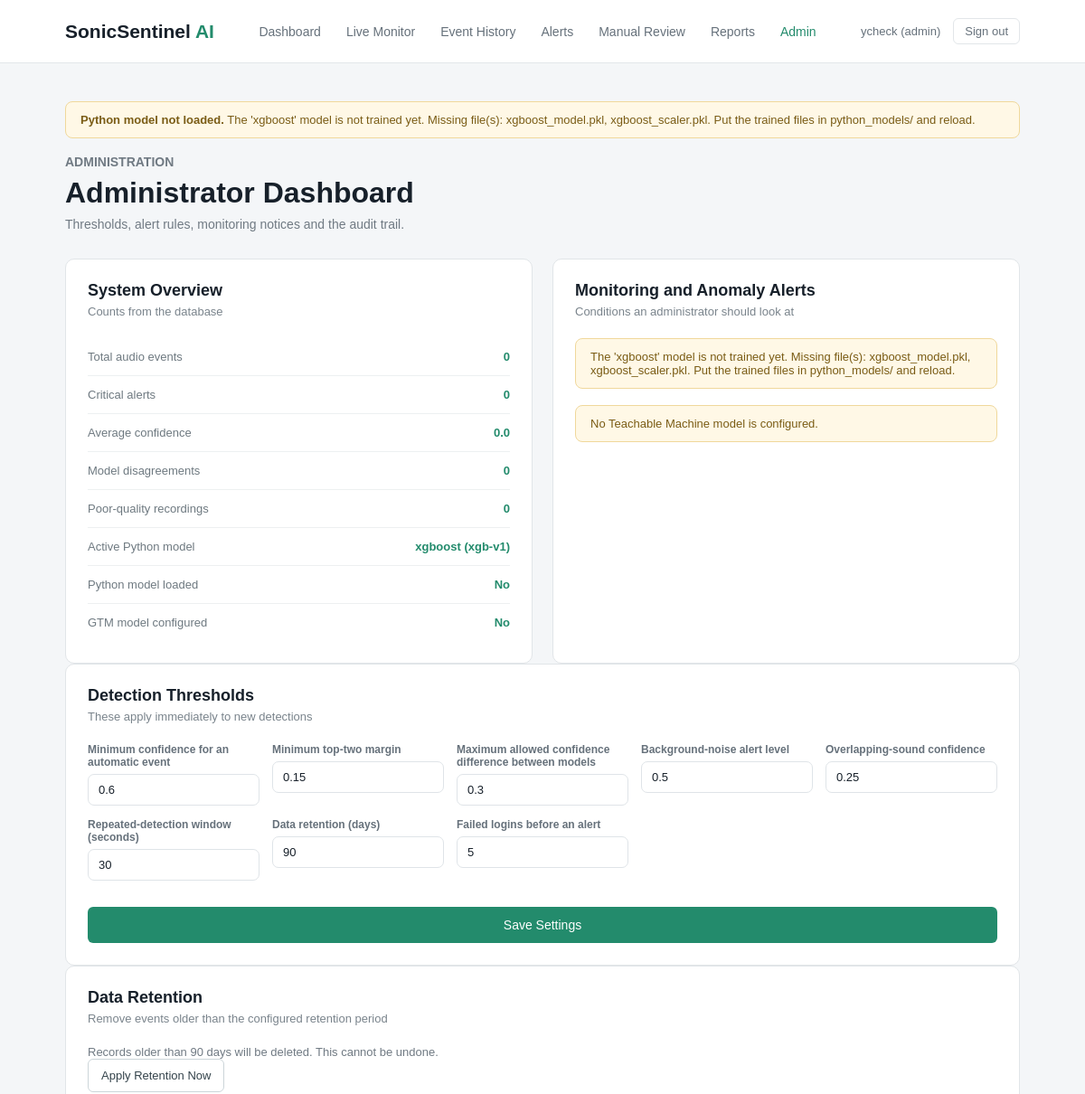
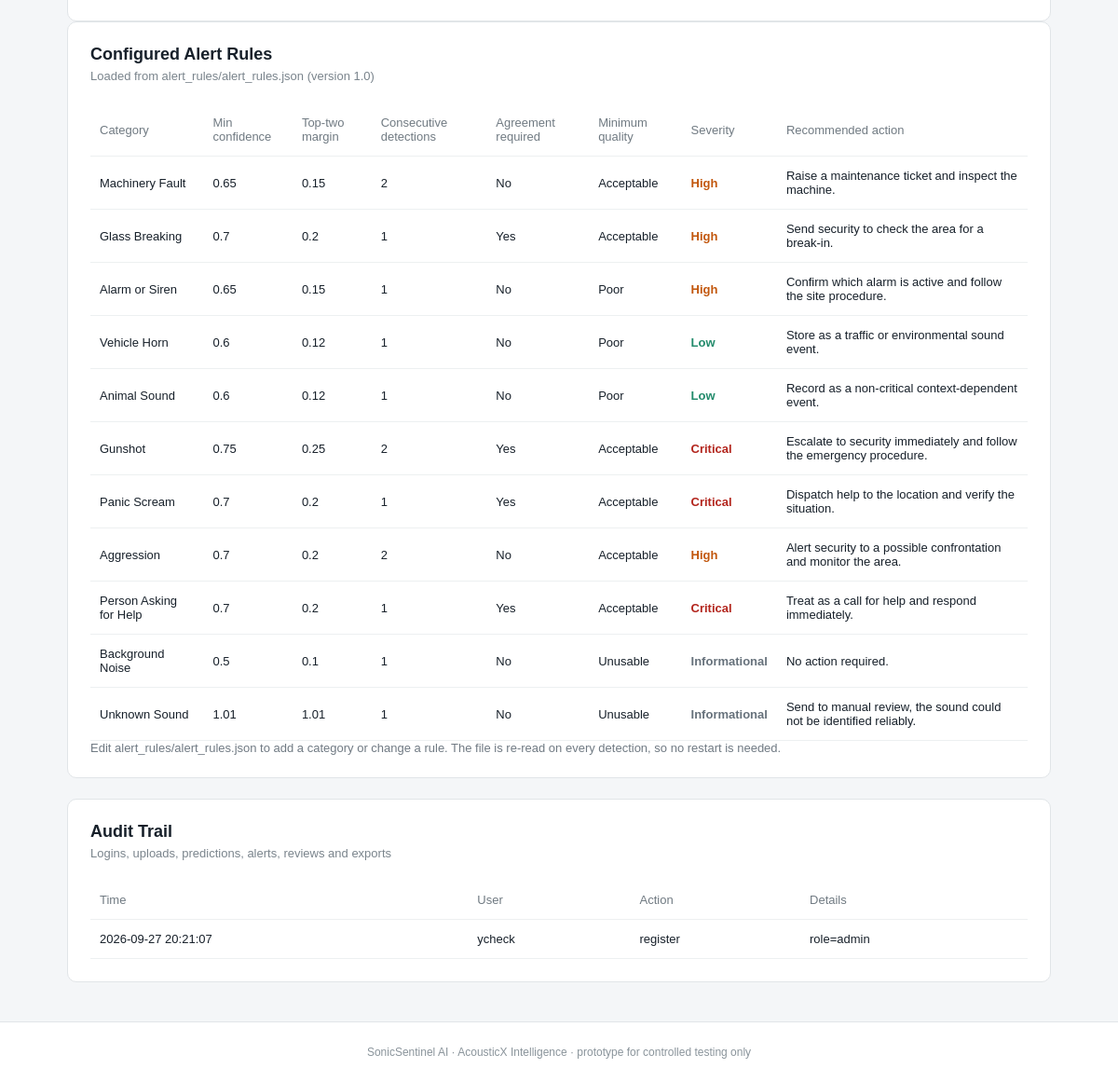
The page /admin (signed in) on the database its author committed (2 pictures, top to bottom).
### tables this page shows
CREATE TABLE users (
        user_id INTEGER PRIMARY KEY,
        username TEXT NOT NULL UNIQUE,
        password_hash TEXT NOT NULL,
        role TEXT NOT NULL
            CHECK (role IN ('user', 'reviewer', 'operator', 'maintenance', 'admin')),
        full_name TEXT,
        email TEXT,
        created_at TEXT NOT NULL DEFAULT CURRENT_TIMESTAMP
    );

CREATE TABLE audit_log (
        audit_id INTEGER PRIMARY KEY,
        user_id INTEGER,
        action_type TEXT NOT NULL,
        details TEXT,
        created_at TEXT NOT NULL DEFAULT CURRENT_TIMESTAMP,

        FOREIGN KEY (user_id) REFERENCES users(user_id)
    );

### app.py (the view, shortened to what this page needs)
@app.route("/admin", methods=["GET", "POST"])
def admin():
    user = current_user()
    if user is None:
        return redirect(url_for("login"))
    message = None
    error_message = None
    context = page_context()
    context["user"] = user
    return render_template(
        "admin.html",
        settings=database.get_settings(),
        rules=rules.load_rules(),
        audit_log=database.get_audit_log(40),
        anomalies=find_anomalies(),
        stats=database.get_statistics(),
        message=message,
        error_message=error_message,
        **context,
    )

### app.py (called while the page is built)
def current_user():
    user_id = session.get("user_id")
    if not user_id:
        return None
    return database.get_user(user_id)

def has_role(user, allowed_roles):
    if user is None:
        return False
    return user["role"] in allowed_roles

def gtm_ready():
    model_file = os.path.join("gtm_model", "model.json")
    return bool(GTM_MODEL_URL) or os.path.exists(model_file)

def gtm_info():
    source = GTM_MODEL_URL or "/gtm_model/"
    return {
        "ready": gtm_ready(),
        "source": source,
        "version": GTM_MODEL_VERSION,
        "message": (
            "The Teachable Machine model is loaded in the browser."
            if gtm_ready()
            else "No GTM model found. Export your Teachable Machine audio project as "
            "TensorFlow.js into gtm_model/, or set the GTM_MODEL_URL environment variable."
        ),
    }

def page_context():
    user = current_user()
    return {
        "user": user,
        "classes": CLASSES,
        "class_names": {name: display_name(name) for name in CLASSES},
        "severities": ["Informational", "Low", "Medium", "High", "Critical"],
        "qualities": ["Good", "Acceptable", "Poor", "Unusable"],
        "statuses": EVENT_STATUSES,
        "model_status": python_model.model_status(),
        "gtm": gtm_info(),
    }

### config/config.py (called while the page is built)
def display_name(class_id):
    return CLASS_NAMES.get(class_id, class_id)

def active_model_config():
    return PYTHON_MODELS[ACTIVE_PYTHON_MODEL]

### database/database.py (called while the page is built)
def get_connection():
    connection = sqlite3.connect(DB_PATH)
    connection.row_factory = sqlite3.Row
    connection.execute("PRAGMA foreign_keys = ON")
    return connection

def get_settings():
    connection = get_connection()
    rows = connection.execute("SELECT name, value FROM settings").fetchall()
    connection.close()
    settings = dict(DEFAULT_SETTINGS)
    for row in rows:
        try:
            settings[row["name"]] = json.loads(row["value"])
        except ValueError:
            pass
    return settings

def get_user(user_id):
    connection = get_connection()
    row = connection.execute(
        "SELECT * FROM users WHERE user_id = ?", (user_id,)
    ).fetchone()
    connection.close()
    return row

### templates/admin.html (shortened to what this page needs)
{% extends "base.html" %}
{% set active_page = 'admin' %}
{% block content %}
<section class="page-heading">
    <div>
        <p class="small-title">ADMINISTRATION</p>
        <h1>Administrator Dashboard</h1>
        <p>Thresholds, alert rules, monitoring notices and the audit trail.</p>
    </div>
</section>
<section class="bottom-grid">
    <div class="card metrics-card">
        <div class="card-heading">
            <div>
                <h2>System Overview</h2>
                <p>Counts from the database</p>
            </div>
        </div>
        <div class="metric-row"><span>Total audio events</span><strong>{{ stats.total_detections }}</strong></div>
        <div class="metric-row"><span>Critical alerts</span><strong>{{ stats.critical_alerts }}</strong></div>
        <div class="metric-row"><span>Average confidence</span><strong>{{ stats.average_confidence }}</strong></div>
        <div class="metric-row"><span>Model disagreements</span><strong>{{ stats.disagreements }}</strong></div>
        <div class="metric-row"><span>Poor-quality recordings</span><strong>{{ stats.poor_quality }}</strong></div>
        <div class="metric-row"><span>Active Python model</span><strong>{{ model_status.name }} ({{ model_status.version }})</strong></div>
        <div class="metric-row"><span>Python model loaded</span><strong>{{ 'Yes' if model_status.available else 'No' }}</strong></div>
        <div class="metric-row"><span>GTM model configured</span><strong>{{ 'Yes' if gtm.ready else 'No' }}</strong></div>
    </div>
    <div class="card metrics-card">
        <div class="card-heading">
            <div>
                <h2>Monitoring and Anomaly Alerts</h2>
                <p>Conditions an administrator should look at</p>
            </div>
        </div>
        {% for notice in anomalies %}
        <div class="notice-box">{{ notice }}</div>
        {% else %}
        <p class="muted">Nothing unusual to report.</p>
        {% endfor %}
    </div>
</section>
<section class="card">
    <div class="card-heading">
        <div>
            <h2>Detection Thresholds</h2>
            <p>These apply immediately to new detections</p>
        </div>
    </div>
    <form method="POST" class="filter-form">
        <label>Minimum confidence for an automatic event
            <input type="number" name="min_confidence" step="0.01" min="0" max="1"
                   value="{{ settings.min_confidence }}">
        </label>
        <label>Minimum top-two margin
            <input type="number" name="top_two_margin" step="0.01" min="0" max="1"
                   value="{{ settings.top_two_margin }}">
        </label>
        <label>Maximum allowed confidence difference between models
            <input type="number" name="max_confidence_difference" step="0.01" min="0" max="1"
                   value="{{ settings.max_confidence_difference }}">
        </label>
        <label>Background-noise alert level
            <input type="number" name="noise_alert_level" step="0.01" min="0" max="1"
                   value="{{ settings.noise_alert_level }}">
        </label>
        <label>Overlapping-sound confidence
            <input type="number" name="overlap_confidence" step="0.01" min="0" max="1"
                   value="{{ settings.overlap_confidence }}">
        </label>
        <label>Repeated-detection window (seconds)
            <input type="number" name="repeated_detection_window_sec" min="1"
                   value="{{ settings.repeated_detection_window_sec }}">
        </label>
        <label>Data retention (days)
            <input type="number" name="retention_days" min="1" value="{{ settings.retention_days }}">
        </label>
        <label>Failed logins before an alert
            <input type="number" name="failed_login_alert_count" min="1"
                   value="{{ settings.failed_login_alert_count }}">
        </label>
        <div class="filter-buttons">
            <button type="submit" class="main-button small-button">Save Settings</button>
        </div>
    </form>
</section>
<section class="card">
    <div class="card-heading">
        <div>
            <h2>Data Retention</h2>
            <p>Remove events older than the configured retention period</p>
        </div>
    </div>
    <form method="POST">
        <p class="muted">
            Records older than {{ settings.retention_days }} days will be deleted. This cannot be undone.
        </p>
        <button type="submit" class="secondary-button">Apply Retention Now</button>
    </form>
</section>
<section class="card">
    <div class="card-heading">
        <div>
            <h2>Configured Alert Rules</h2>
            <p>Loaded from alert_rules/alert_rules.json (version {{ rules.rules_version }})</p>
        </div>
    </div>
    <div class="table-wrapper">
        <table>
            <thead>
                <tr>
                    <th>Category</th>
                    <th>Min confidence</th>
                    <th>Top-two margin</th>
                    <th>Consecutive detections</th>
                    <th>Agreement required</th>
                    <th>Minimum quality</th>
                    <th>Severity</th>
                    <th>Recommended action</th>
                </tr>
            </thead>
            <tbody>
                {% for name, rule in rules.classes.items() %}
                <tr>
                    <td>{{ display_name(name) }}</td>
                    <td>{{ rule.min_confidence }}</td>
                    <td>{{ rule.top_two_margin }}</td>
                    <td>{{ rule.required_consecutive_detections }}</td>
                    <td>{{ 'Yes' if rule.require_model_agreement else 'No' }}</td>
                    <td>{{ rule.minimum_quality }}</td>
                    <td><span class="severity-{{ rule.severity|lower }}">{{ rule.severity }}</span></td>
                    <td>{{ rule.recommended_action }}</td>
                </tr>
                {% endfor %}
            </tbody>
        </table>
    </div>
    <p class="muted">
        Edit alert_rules/alert_rules.json to add a category or change a rule. The file is
        re-read on every detection, so no restart is needed.
    </p>
</section>
<section class="card events-card">
    <div class="card-heading">
        <div>
            <h2>Audit Trail</h2>
            <p>Logins, uploads, predictions, alerts, reviews and exports</p>
        </div>
    </div>
    <div class="table-wrapper">
        <table>
            <thead>
                <tr><th>Time</th><th>User</th><th>Action</th><th>Details</th></tr>
            </thead>
            <tbody>
                {% for row in audit_log %}
                <tr>
                    <td>{{ row['created_at'] }}</td>
                    <td>{{ row['username'] or 'anonymous' }}</td>
                    <td>{{ row['action_type'] }}</td>
                    <td>{{ row['details'] or '—' }}</td>
                </tr>
                {% else %}
                <tr><td colspan="4" class="muted">Nothing recorded yet.</td></tr>
                {% endfor %}
            </tbody>
        </table>
    </div>
</section>
{% endblock %}

### templates/base.html (shortened to what this page needs)
<!DOCTYPE html>
<html lang="en">
<head>
    <link rel="stylesheet" href="{{ url_for('static', filename='style.css') }}">
</head>
<body>
<header class="navbar">
    <div class="logo">
        SonicSentinel <span>AI</span>
    </div>
    {% if user %}
    <nav>
        <a href="{{ url_for('dashboard') }}" class="{% if active_page == 'dashboard' %}active{% endif %}">Dashboard</a>
        <a href="{{ url_for('live') }}" class="{% if active_page == 'live' %}active{% endif %}">Live Monitor</a>
        <a href="{{ url_for('event_history') }}" class="{% if active_page == 'history' %}active{% endif %}">Event History</a>
        <a href="{{ url_for('alerts') }}" class="{% if active_page == 'alerts' %}active{% endif %}">Alerts</a>
        <a href="{{ url_for('manual_review') }}" class="{% if active_page == 'review' %}active{% endif %}">Manual Review</a>
        <a href="{{ url_for('reports') }}" class="{% if active_page == 'reports' %}active{% endif %}">Reports</a>
        {% if user['role'] == 'admin' %}
        <a href="{{ url_for('admin') }}" class="{% if active_page == 'admin' %}active{% endif %}">Admin</a>
        {% endif %}
    </nav>
    <div class="user-box">
        <a href="{{ url_for('profile') }}">{{ user['username'] }} ({{ user['role'] }})</a>
        <a href="{{ url_for('logout') }}" class="logout-link">Sign out</a>
    </div>
    {% endif %}
</header>
<main class="container">
    {% if model_status and not model_status.available %}
    <div class="notice-box">
        <strong>Python model not loaded.</strong> {{ model_status.message }}
    </div>
    {% endif %}
    {% block content %}{% endblock %}
</main>
<footer>
    <p>SonicSentinel AI · AcousticX Intelligence · prototype for controlled testing only</p>
</footer>
</body>
</html>

### static/style.css (style rules this page uses)
* { margin: 0; padding: 0; box-sizing: border-box; }
body { font-family: Arial, sans-serif; background: #f4f6f8; color: #17202a; }
.navbar { height: 70px; background: #ffffff; border-bottom: 1px solid #e2e6e9; display: flex; align-items: center; justify-content: space-between; padding: 0 6%; }
.logo { font-size: 21px; font-weight: 700; }
.logo span { color: #238b6c; }
nav { display: flex; gap: 28px; }
nav a { text-decoration: none; color: #66717b; font-size: 14px; }
nav a:hover, nav a.active { color: #238b6c; }
.container { width: 88%; max-width: 1250px; margin: 0 auto; padding: 42px 0; }
.page-heading { display: flex; justify-content: space-between; align-items: center; margin-bottom: 30px; }
.small-title { color: #238b6c; font-size: 12px; font-weight: 700; margin-bottom: 8px; }
.page-heading h1 { font-size: 32px; margin-bottom: 8px; }
.page-heading p { color: #707a83; font-size: 14px; }
.card { background: #ffffff; border: 1px solid #e1e5e8; border-radius: 10px; padding: 24px; }
.card-heading { display: flex; align-items: flex-start; justify-content: space-between; margin-bottom: 22px; }
.card-heading h2 { font-size: 18px; margin-bottom: 5px; }
.card-heading p { color: #7a848c; font-size: 13px; }
.main-button { width: 100%; border: none; background: #238b6c; color: white; padding: 12px; border-radius: 6px; margin-top: 15px; font-size: 14px; cursor: pointer; }
.secondary-button { border: 1px solid #ccd5d9; background: #ffffff; color: #34434b; padding: 10px 14px; border-radius: 6px; font-size: 13px; cursor: pointer; }
.small-button { margin-top: 15px; }
.bottom-grid { display: grid; grid-template-columns: 1fr 1fr; gap: 22px; margin-top: 22px; }
.metric-row { display: flex; justify-content: space-between; padding: 13px 0; border-bottom: 1px solid #edf0f1; font-size: 13px; }
.metric-row:last-child { border-bottom: none; }
.metric-row span { color: #6e7980; }
.metric-row strong { color: #238b6c; }
.events-card { margin-top: 22px; }
.table-wrapper { overflow-x: auto; }
table { width: 100%; border-collapse: collapse; }
th, td { padding: 13px 10px; text-align: left; border-bottom: 1px solid #edf0f1; font-size: 13px; }
th { color: #707a82; font-weight: 500; }
footer { text-align: center; padding: 25px; color: #8a949b; font-size: 12px; border-top: 1px solid #e1e5e8; background: #ffffff; }
.user-box { display: flex; gap: 14px; align-items: center; font-size: 13px; }
.user-box a { color: #66717b; text-decoration: none; }
.logout-link { border: 1px solid #e2e6e9; padding: 6px 12px; border-radius: 6px; }
.notice-box { background: #fff8e6; border: 1px solid #f0d89b; color: #7a5c15; padding: 12px 16px; border-radius: 8px; font-size: 13px; margin-bottom: 18px; }
.muted { color: #707a83; font-size: 13px; }
.filter-form { display: grid; grid-template-columns: repeat(auto-fit, minmax(190px, 1fr)); gap: 14px; margin-top: 6px; }
.filter-form label, .review-form label, .auth-card label { display: block; font-size: 12px; color: #66717b; font-weight: 600; }
.filter-form input, .filter-form select, .review-form input, .review-form select, .auth-card input, .auth-card select { width: 100%; margin-top: 6px; padding: 9px 11px; border: 1px solid #dfe4e8; border-radius: 7px; font-size: 13px; font-family: inherit; background: #ffffff; color: #17202a; }
.filter-buttons { display: flex; gap: 10px; align-items: flex-end; grid-column: 1 / -1; }
.severity-critical { color: #b3261e; font-weight: 700; }
.severity-high { color: #c2570d; font-weight: 700; }
.severity-low { color: #238b6c; font-weight: 600; }
.severity-informational { color: #66717b; font-weight: 600; }

### rows shown on the page
users: username "ycheck", role "admin"
audit_log: created_at "2026-09-27 20:21:07", username "ycheck", action_type "register", details "role=admin"

### other values the page prints
{{ model_status.message }} "The 'xgboost' model is not trained yet. Missing file(s): xgboost_model.pkl, xgboost_scaler.pkl. Put the trained files in python_models/ and reload."
{{ stats.total_detections }} "0"
{{ stats.critical_alerts }} "0"
{{ stats.average_confidence }} "0.0"
{{ stats.disagreements }} "0"
{{ stats.poor_quality }} "0"
{{ model_status.name }} "xgboost"
{{ model_status.version }} "xgb-v1"
{{ 'Yes' if model_status.available else 'No' }} "No"
{{ 'Yes' if gtm.ready else 'No' }} "No"
{{ notice }} "The 'xgboost' model is not trained yet. Missing file(s): xgboost_model.pkl, xgboost_scaler.pkl. Put the trained files in python_models/ and reload." "No Teachable Machine model is configured."
{{ settings.retention_days }} "90"
{{ rules.rules_version }} "1.0"
{{ display_name(name) }} "Machinery Fault" "Glass Breaking" "Alarm or Siren" "Vehicle Horn" "Animal Sound" "Gunshot" "Panic Scream" "Aggression" "Person Asking for Help" "Background Noise" "Unknown Sound"
{{ rule.min_confidence }} "0.65" "0.7" "0.65" "0.6" "0.6" "0.75" "0.7" "0.7" "0.7" "0.5" "1.01"
